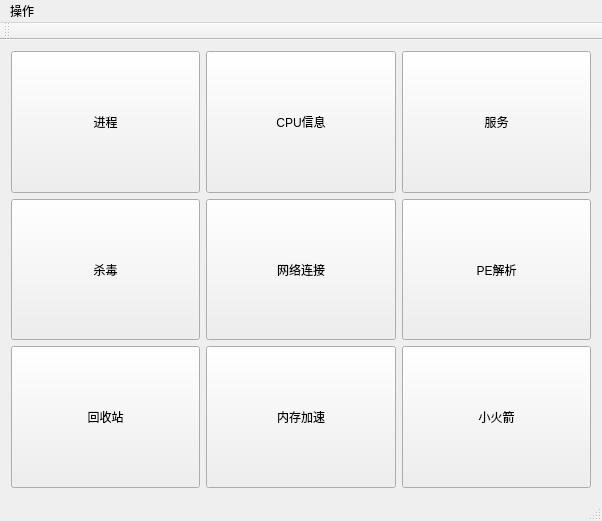
<?xml version="1.0" encoding="UTF-8"?>
<ui version="4.0">
 <class>MainWindow</class>
 <widget class="QMainWindow" name="MainWindow">
  <property name="windowModality">
   <enum>Qt::NonModal</enum>
  </property>
  <property name="enabled">
   <bool>true</bool>
  </property>
  <property name="geometry">
   <rect>
    <x>0</x>
    <y>0</y>
    <width>602</width>
    <height>521</height>
   </rect>
  </property>
  <property name="windowTitle">
   <string>SixTeenSillicon</string>
  </property>
  <widget class="QWidget" name="centralWidget">
   <layout class="QGridLayout" name="gridLayout">
    <item row="0" column="0">
     <widget class="QPushButton" name="pushButton">
      <property name="sizePolicy">
       <sizepolicy hsizetype="Expanding" vsizetype="Expanding">
        <horstretch>0</horstretch>
        <verstretch>0</verstretch>
       </sizepolicy>
      </property>
      <property name="text">
       <string>进程</string>
      </property>
     </widget>
    </item>
    <item row="0" column="1">
     <widget class="QPushButton" name="pushButton_2">
      <property name="sizePolicy">
       <sizepolicy hsizetype="Expanding" vsizetype="Expanding">
        <horstretch>0</horstretch>
        <verstretch>0</verstretch>
       </sizepolicy>
      </property>
      <property name="text">
       <string>CPU信息</string>
      </property>
     </widget>
    </item>
    <item row="0" column="2">
     <widget class="QPushButton" name="pushButton_3">
      <property name="sizePolicy">
       <sizepolicy hsizetype="Expanding" vsizetype="Expanding">
        <horstretch>0</horstretch>
        <verstretch>0</verstretch>
       </sizepolicy>
      </property>
      <property name="text">
       <string>服务</string>
      </property>
     </widget>
    </item>
    <item row="1" column="0">
     <widget class="QPushButton" name="pushButton_4">
      <property name="sizePolicy">
       <sizepolicy hsizetype="Expanding" vsizetype="Expanding">
        <horstretch>0</horstretch>
        <verstretch>0</verstretch>
       </sizepolicy>
      </property>
      <property name="text">
       <string>杀毒</string>
      </property>
     </widget>
    </item>
    <item row="1" column="1">
     <widget class="QPushButton" name="pushButton_5">
      <property name="sizePolicy">
       <sizepolicy hsizetype="Expanding" vsizetype="Expanding">
        <horstretch>0</horstretch>
        <verstretch>0</verstretch>
       </sizepolicy>
      </property>
      <property name="text">
       <string>网络连接</string>
      </property>
     </widget>
    </item>
    <item row="1" column="2">
     <widget class="QPushButton" name="pushButton_6">
      <property name="sizePolicy">
       <sizepolicy hsizetype="Expanding" vsizetype="Expanding">
        <horstretch>0</horstretch>
        <verstretch>0</verstretch>
       </sizepolicy>
      </property>
      <property name="text">
       <string>PE解析</string>
      </property>
     </widget>
    </item>
    <item row="2" column="0">
     <widget class="QPushButton" name="pushButton_7">
      <property name="sizePolicy">
       <sizepolicy hsizetype="Expanding" vsizetype="Expanding">
        <horstretch>0</horstretch>
        <verstretch>0</verstretch>
       </sizepolicy>
      </property>
      <property name="text">
       <string>回收站</string>
      </property>
     </widget>
    </item>
    <item row="2" column="1">
     <widget class="QPushButton" name="pushButton_8">
      <property name="sizePolicy">
       <sizepolicy hsizetype="Expanding" vsizetype="Expanding">
        <horstretch>0</horstretch>
        <verstretch>0</verstretch>
       </sizepolicy>
      </property>
      <property name="text">
       <string>内存加速</string>
      </property>
     </widget>
    </item>
    <item row="2" column="2">
     <widget class="QPushButton" name="pushButton_9">
      <property name="sizePolicy">
       <sizepolicy hsizetype="Expanding" vsizetype="Expanding">
        <horstretch>0</horstretch>
        <verstretch>0</verstretch>
       </sizepolicy>
      </property>
      <property name="text">
       <string>小火箭</string>
      </property>
     </widget>
    </item>
   </layout>
  </widget>
  <widget class="QMenuBar" name="menuBar">
   <property name="geometry">
    <rect>
     <x>0</x>
     <y>0</y>
     <width>602</width>
     <height>23</height>
    </rect>
   </property>
   <widget class="QMenu" name="menu">
    <property name="title">
     <string>操作</string>
    </property>
    <addaction name="shutdown"/>
    <addaction name="reboot"/>
    <addaction name="logout"/>
    <addaction name="sleep"/>
    <addaction name="lockScreen"/>
   </widget>
   <addaction name="menu"/>
  </widget>
  <widget class="QToolBar" name="mainToolBar">
   <attribute name="toolBarArea">
    <enum>TopToolBarArea</enum>
   </attribute>
   <attribute name="toolBarBreak">
    <bool>false</bool>
   </attribute>
  </widget>
  <widget class="QStatusBar" name="statusBar"/>
  <action name="shutdown">
   <property name="text">
    <string>关机</string>
   </property>
  </action>
  <action name="reboot">
   <property name="text">
    <string>重启</string>
   </property>
  </action>
  <action name="logout">
   <property name="text">
    <string>注销</string>
   </property>
  </action>
  <action name="sleep">
   <property name="text">
    <string>休眠</string>
   </property>
  </action>
  <action name="lockScreen">
   <property name="text">
    <string>锁屏</string>
   </property>
  </action>
 </widget>
 <layoutdefault spacing="6" margin="11"/>
 <resources/>
 <connections/>
</ui>
